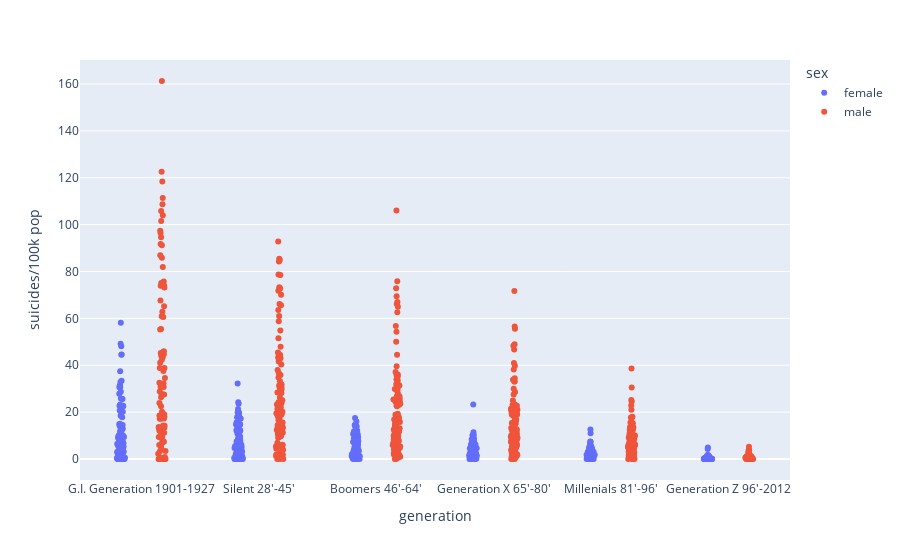

The code cell stored with this chart in its notebook:
### Markdown cell above
## Let's Add Legend

### Code cell
stripfig = px.strip(
    data_frame=df,
    x="generation",
    y="suicides/100k pop",
    # reorder categories
    category_orders={"generation":["G.I. Generation 1901-1927","Silent 28'-45'","Boomers 46'-64'", "Generation X 65'-80'","Millenials 81'-96'","Generation Z 96'-2012"]},
    hover_data=['country'],        # values appear as extra data in the hover tooltip
    color="sex"
)
pio.show(stripfig)

### Figure 1 — Plotly figure (JSON) as saved in the notebook; plotly's stock layout.template omitted (floating-point values rounded to 4 significant figures; data arrays with more than 128 entries replaced by an {"elided": "..."} marker saying what was removed)
{"data": [{"alignmentgroup": "True", "boxpoints": "all", "customdata": {"elided": "590x1 str values"}, "fillcolor": "rgba(255,255,255,0)", "hoveron": "points", "hovertemplate": "sex=female<br>generation=%{x}<br>suicides/100k pop=%{y}<br>country=%{customdata[0]}<extra></extra>", "legendgroup": "female", "line": {"color": "rgba(255,255,255,0)"}, "marker": {"color": "#636efa"}, "name": "female", "offsetgroup": "female", "orientation": "v", "pointpos": 0, "showlegend": true, "type": "box", "x": {"elided": "590 str values"}, "x0": " ", "xaxis": "x", "y": {"elided": "590 float values"}, "y0": " ", "yaxis": "y"}, {"alignmentgroup": "True", "boxpoints": "all", "customdata": {"elided": "590x1 str values"}, "fillcolor": "rgba(255,255,255,0)", "hoveron": "points", "hovertemplate": "sex=male<br>generation=%{x}<br>suicides/100k pop=%{y}<br>country=%{customdata[0]}<extra></extra>", "legendgroup": "male", "line": {"color": "rgba(255,255,255,0)"}, "marker": {"color": "#EF553B"}, "name": "male", "offsetgroup": "male", "orientation": "v", "pointpos": 0, "showlegend": true, "type": "box", "x": {"elided": "590 str values"}, "x0": " ", "xaxis": "x", "y": {"elided": "590 float values"}, "y0": " ", "yaxis": "y"}], "layout": {"boxmode": "group", "legend": {"title": {"text": "sex"}, "tracegroupgap": 0}, "margin": {"t": 60}, "xaxis": {"anchor": "y", "categoryarray": ["G.I. Generation 1901-1927", "Silent 28'-45'", "Boomers 46'-64'", "Generation X 65'-80'", "Millenials 81'-96'", "Generation Z 96'-2012"], "categoryorder": "array", "domain": [0, 1], "title": {"text": "generation"}}, "yaxis": {"anchor": "x", "domain": [0, 1], "title": {"text": "suicides/100k pop"}}}}
